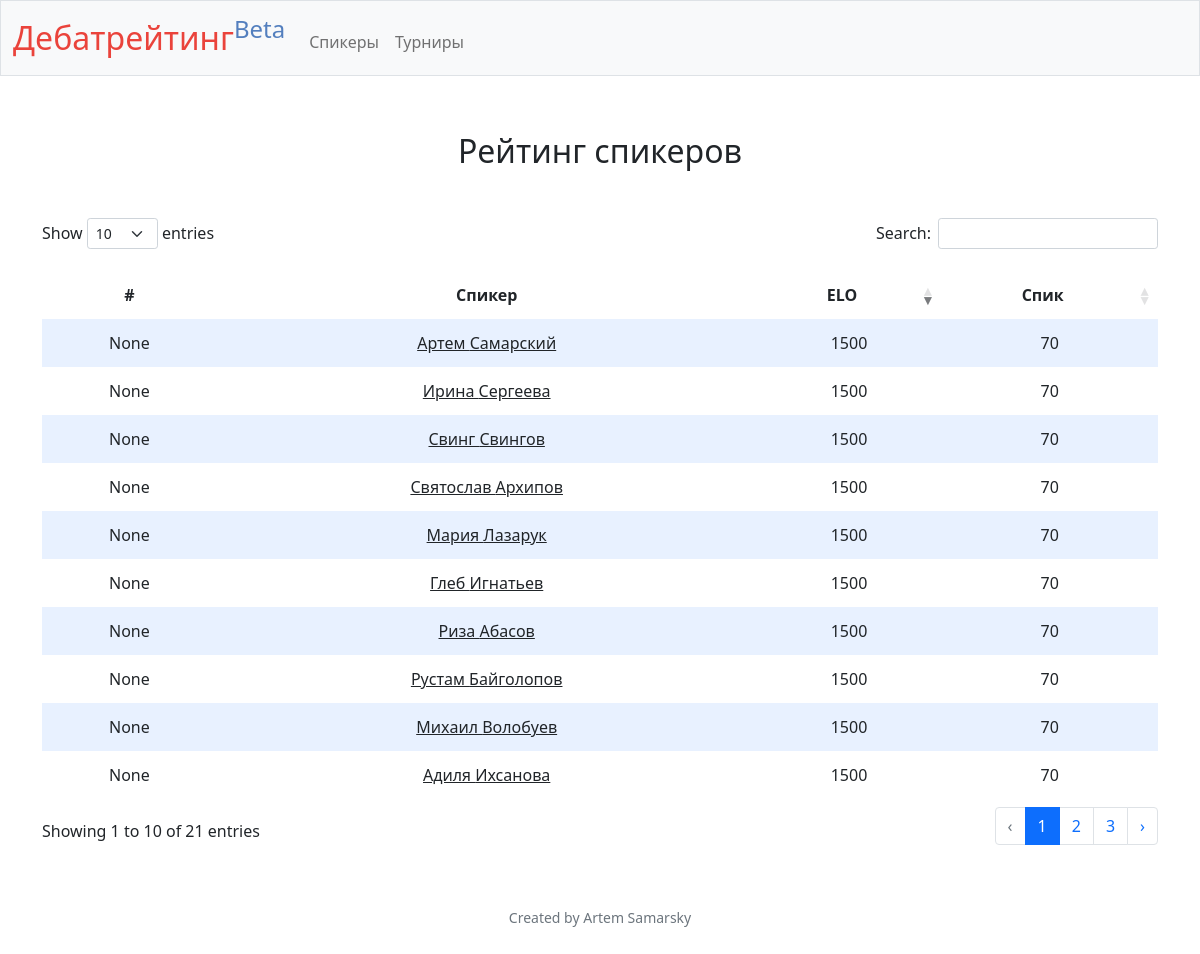
The page /speakers on the database its author committed.
### tables this page shows
CREATE TABLE speakers (
    id INTEGER PRIMARY KEY AUTOINCREMENT NOT NULL,
    first_name TEXT NOT NULL,
    last_name TEXT NOT NULL,
    middle_name TEXT,
    society_id INTEGER,
    speaker_score NUMERIC NOT NULL DEFAULT 70,
    rating INTEGER NOT NULL DEFAULT 1500,
    ranking_by_speaks INTEGER,
    ranking_by_rating INTEGER,
    shown INTEGER NOT NULL DEFAULT 1,
    FOREIGN KEY (society_id) REFERENCES societies(id)
);

### app.py (the view)
@app.route("/speakers", methods=["GET", "POST"])
def speaker_list():
    speakers = db.execute("SELECT * FROM speakers ORDER BY speaker_score DESC")
    return render_template("speakers.html", speakers=speakers)

### app.py (called while the page is built)
@app.after_request
def after_request(response):
    response.headers["Cache-Control"] = "no-cache, no-store, must-revalidate"
    response.headers["Expires"] = 0
    response.headers["Pragma"] = "no-cache"
    return response

### templates/speakers.html (shortened to what this page needs)
{% extends "layout.html" %}
{% block main %}
    <h2 class="mb-5 mt-2">Рейтинг спикеров</h2>
    <div class="container-md">
        <div class="row">
            <div class="col" style="text-align: left">
                <table id="speakers" class="table table-striped" style="width:100%">
                    <thead>
                        <tr>
                            <th>#</th>
                            <th>Спикер</th>
                            <th>ELO</th>
                            <th>Спик</th>
                        </tr>
                    </thead>
                    <tbody>
                        {% for speaker in speakers %}
                            <tr>
                                <td>
                                    {{ speaker["ranking_by_rating"] }}
                                </td>
                                <td>
                                    <a href="/speaker?id={{ speaker["id"] }}">{{ speaker["first_name"] }} {{ speaker["last_name"] }}</a>
                                </td>
                                <td>
                                    {{ speaker["rating"] }}
                                </td>
                                <td>
                                    {{ speaker["speaker_score"] }}
                                </td>
                            </tr>
                        {% endfor %}
                    </tbody>
                </table>
            </div>
        </div>
    </div>
{% endblock %}

### static/styles.css (style rules this page uses)
table { background-color: transparent; margin-bottom: 1rem; width: 100%; }
table a { color: #212529; }
table th, table td { padding: 0.75rem; vertical-align: middle; }
table.dataTable td, table.dataTable th { padding: 0.75rem; }
table.dataTable thead th, table.dataTable thead td, table.dataTable tbody th, table.dataTable tbody td, table.dataTable tfoot th, table.dataTable tfoot td { text-align: center; }
tbody tr:nth-of-type(odd) { background-color: rgb(179, 208, 255, 0.3) }
table.dataTable.table-striped > tbody > tr.odd > * { box-shadow: inset 0 0 0 9999px rgba(179, 208, 255, 0.3); }
table.dataTable.table-striped th, table.dataTable.table-striped td { border-bottom: none; }

### rows shown on the page
speakers: ranking_by_rating "None", first_name "Артем", last_name "Самарский", rating "1500", speaker_score "70"
speakers: ranking_by_rating "None", first_name "Ирина", last_name "Сергеева", rating "1500", speaker_score "70"
speakers: ranking_by_rating "None", first_name "Свинг", last_name "Свингов", rating "1500", speaker_score "70"
speakers: ranking_by_rating "None", first_name "Святослав", last_name "Архипов", rating "1500", speaker_score "70"
speakers: ranking_by_rating "None", first_name "Мария", last_name "Лазарук", rating "1500", speaker_score "70"
speakers: ranking_by_rating "None", first_name "Глеб", last_name "Игнатьев", rating "1500", speaker_score "70"
speakers: ranking_by_rating "None", first_name "Риза", last_name "Абасов", rating "1500", speaker_score "70"
speakers: ranking_by_rating "None", first_name "Рустам", last_name "Байголопов", rating "1500", speaker_score "70"
speakers: ranking_by_rating "None", first_name "Михаил", last_name "Волобуев", rating "1500", speaker_score "70"
speakers: ranking_by_rating "None", first_name "Адиля", last_name "Ихсанова", rating "1500", speaker_score "70"
